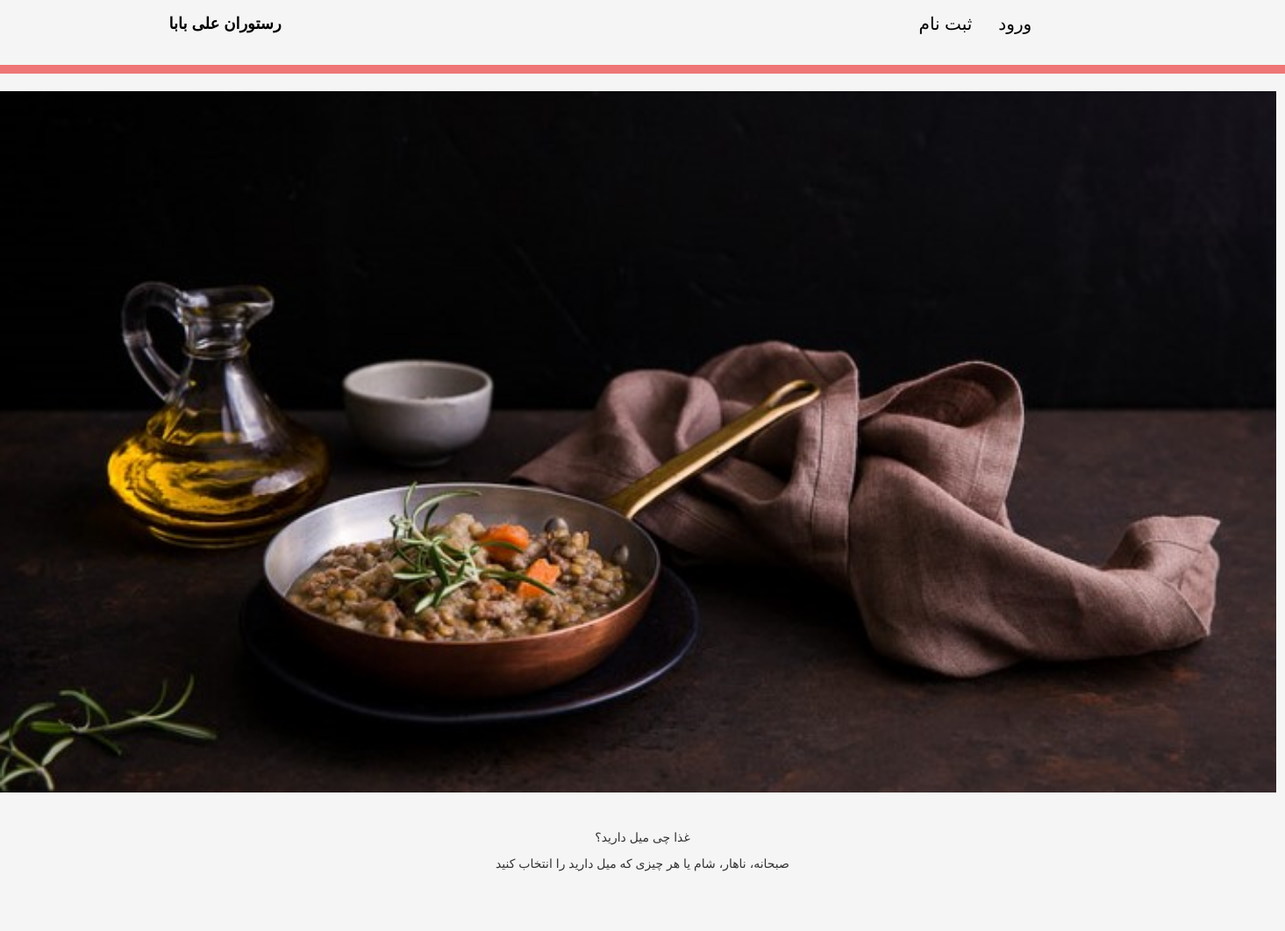
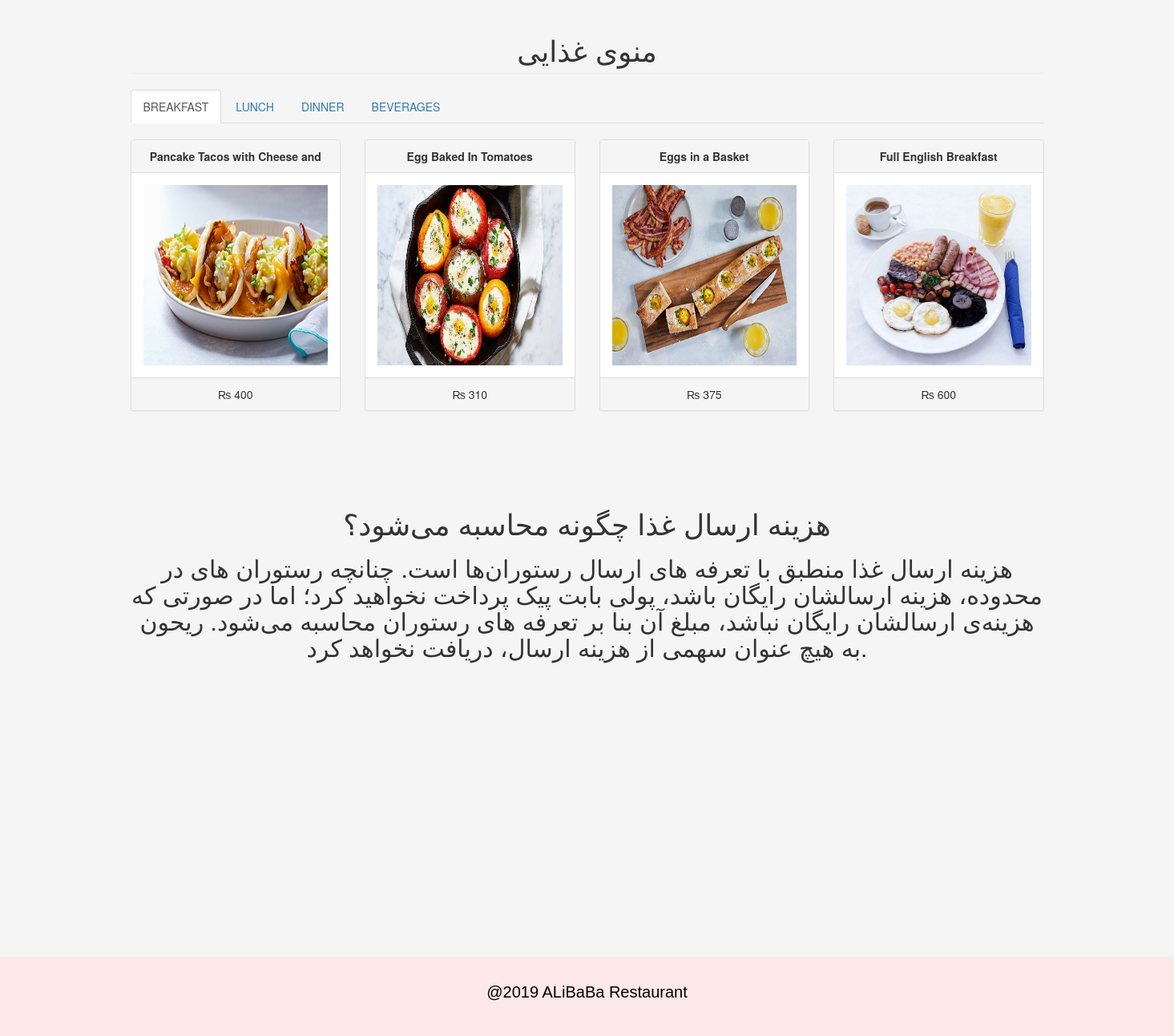
The page / on the database its author committed (2 pictures, top to bottom).
### tables this page shows
CREATE TABLE IF NOT EXISTS `category` (
`categoryid` int(11) NOT NULL,
  `catname` varchar(30) NOT NULL
);

CREATE TABLE IF NOT EXISTS `product` (
`productid` int(11) NOT NULL,
  `categoryid` int(1) NOT NULL,
  `productname` varchar(30) NOT NULL,
  `price` double NOT NULL,
  `photo` varchar(150) NOT NULL
);

### index.php (the view, shortened to what this page needs)
<?php include('header.php'); ?>
<body>
<?php include('navbar.php'); ?>
<img src="img/fooda.jpg" class="imgg" alt="">
<br><br>
<p align="center" class="yas1" ><br>غذا چی میل دارید؟</br></p>
<p align="center" class="yas"> صبحانه، ناهار، شام یا هر چیزی که میل دارید را انتخاب کنید</p>
<br><br>  <br>
<div class="container">
	<h1 class="page-header text-center">منوی غذایی</h1>
	<ul class="nav nav-tabs">
		<?php
			$sql="SELECT * from category order by categoryid asc limit 1";
			$fquery=$conn->query($sql);
			$frow=$fquery->fetch_array();
			?>
				<li class="active"><a data-toggle="tab" href="#<?php echo $frow['catname'] ?>"><?php echo $frow['catname'] ?></a></li>
			<?php
			$sql="SELECT * from category order by categoryid asc";
			$nquery=$conn->query($sql);
			$num=$nquery->num_rows-1;
			$sql="SELECT * from category order by categoryid asc limit 1, $num";
			$query=$conn->query($sql);
			while($row=$query->fetch_array()){
				?>
				<li><a data-toggle="tab" href="#<?php echo $row['catname'] ?>"><?php echo $row['catname'] ?></a></li>
				<?php
			}
		?>
	</ul>
	<div class="tab-content">
		<?php
			$sql="SELECT * from category order by categoryid asc limit 1";
			$fquery=$conn->query($sql);
			$ftrow=$fquery->fetch_array();
			?>
				<div id="<?php echo $ftrow['catname']; ?>" class="tab-pane fade in active" style="margin-top:20px;">
					<?php
						$sql="SELECT * from product where categoryid='".$ftrow['categoryid']."'";
						$pfquery=$conn->query($sql);
						$inc=4;
						while($pfrow=$pfquery->fetch_array()){
							$inc = ($inc == 4) ? 1 : $inc+1;
							if($inc == 1) echo "<div class='row'>";
							?>
								<div class="col-md-3">
									<div class="panel panel-default">
										<div class="panel-heading text-center">
											<b><?php echo $pfrow['productname']; ?></b>
										</div>
										<div class="panel-body">
											<img src="<?php if(empty($pfrow['photo'])){echo "upload/noimage.jpg";} else{echo $pfrow['photo'];} ?>" height="225px;" width="100%">
										</div>
										<div class="panel-footer text-center">
											&#x20A8; <?php echo number_format($pfrow['price'], 0); ?>
										</div>
									</div>
								</div>
							<?php
							if($inc == 4) echo "</div>";
						}
					?>
		    	</div>
	</div>
</div>
<br><br> <br><br>
<section class="container">
            <h1 class="sw" align="center">هزینه ارسال غذا چگونه محاسبه می‌شود؟</h1>
            <h2 align="center"> هزینه ارسال غذا منطبق با تعرفه های ارسال رستوران‌ها است.
                چنانچه رستوران های در محدوده، هزینه ارسالشان رایگان باشد، پولی بابت پیک پرداخت نخواهید کرد؛ اما در صورتی که هزینه‌ی ارسالشان رایگان نباشد، مبلغ آن بنا بر تعرفه های رستوران
                 محاسبه می‌شود. ریحون به هیچ عنوان سهمی از هزینه ارسال، دریافت نخواهد کرد.</h4>
    </section>
	<br><br> <br><br>  <br><br>
	<br><br> <br><br>  <br><br>
	<br><br> <br><br>  <br><br>
</body>
<?php require_once('footer.php'); ?>
</html>

### header.php (shortened to what this page needs)
<!DOCTYPE html>
<html>
<head>
    <link rel="stylesheet" href="https://maxcdn.bootstrapcdn.com/bootstrap/3.3.7/css/bootstrap.min.css">
  <link rel="stylesheet" href="css/main.css">
</head>

### navbar.php (shortened to what this page needs)
<header>
<nav >
  <div class="container">
      <div class="col-md-7 "  >
        <div class="navbar-header">
          <ul><a class="navbar-brand" href="index.php"  ><b>رستوران علی بابا</b></a></ul>
        </div>
      </div>
    <div class="col-md-offset-9">
    <div class="collapse navbar-collapse" >
            <ul class="nav navbar-nav">
              <li><a href="register.php"> ثبت نام </a></li>
              <li><a href="login.php">ورود </a></li>
            </ul>
    </div>
          </div>
  </div>
</nav>
</header>
<hr class="ss">

### footer.php
<footer>   <p > @2019 ALiBaBa Restaurant </p> </footer>
</body>
</html>

### css/main.css (style rules this page uses)
body { background-color: whitesmoke; background-attachment: fixed; background-repeat: no-repeat; background-size: 100% 100%; }
* { padding: 0px; margin: 0px; }
header { padding: 2px; text-align: left; background:whitesmoke; text-align: justify; }
header nav div ul a { color: black; font-family: 'Gill Sans', 'Gill Sans MT', Calibri, 'Trebuchet MS', sans-serif; font-size: 20px; }
header nav { box-shadow: none; background-color: whitesmoke; }
.ss { margin-left: auto; margin-right: auto; border-width: 2px; background-color: #ef7676; border: #ef7676 solid 5px; }
footer { left: 0; bottom: 0; width: 100%; color: black; background:#fce8e8; text-align: center; font-size: 20px; font-family: 'Gill Sans', 'Gill Sans MT', Calibri, 'Trebuchet MS', sans-serif; border: 30px solid #fce8e8; }

### rows shown on the page
category: catname "BREAKFAST"
category: catname "LUNCH"
category: catname "DINNER"
category: catname "BEVERAGES"
product: productname "Pancake Tacos with Cheese and", photo (picture), price "400"
product: productname "Egg Baked In Tomatoes", photo (picture), price "310"
product: productname "Eggs in a Basket", photo (picture), price "375"
product: productname "Full English Breakfast", photo (picture), price "600"
